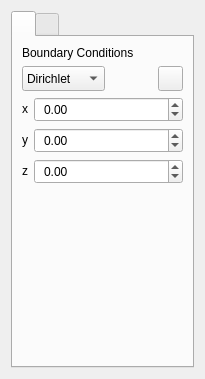
<?xml version="1.0" encoding="UTF-8"?>
<ui version="4.0">
 <class>PhysicsDockWidget</class>
 <widget class="QWidget" name="PhysicsDockWidget">
  <property name="geometry">
   <rect>
    <x>0</x>
    <y>0</y>
    <width>205</width>
    <height>379</height>
   </rect>
  </property>
  <property name="windowTitle">
   <string>Form</string>
  </property>
  <layout class="QVBoxLayout" name="verticalLayout">
   <item>
    <widget class="QTabWidget" name="tabWidget">
     <property name="currentIndex">
      <number>0</number>
     </property>
     <widget class="QWidget" name="tab">
      <attribute name="icon">
       <iconset resource="../CADWindow.qrc">
        <normaloff>:/cad_wind/figure/cad_wind/selected_bnd.png</normaloff>:/cad_wind/figure/cad_wind/selected_bnd.png</iconset>
      </attribute>
      <attribute name="title">
       <string/>
      </attribute>
      <layout class="QVBoxLayout" name="verticalLayout_2">
       <item>
        <widget class="QLabel" name="label_6">
         <property name="font">
          <font>
           <pointsize>9</pointsize>
          </font>
         </property>
         <property name="text">
          <string>Boundary Conditions</string>
         </property>
        </widget>
       </item>
       <item>
        <layout class="QHBoxLayout" name="horizontalLayout">
         <item>
          <widget class="QComboBox" name="comboBox">
           <property name="minimumSize">
            <size>
             <width>0</width>
             <height>25</height>
            </size>
           </property>
           <property name="maximumSize">
            <size>
             <width>16777215</width>
             <height>25</height>
            </size>
           </property>
           <property name="font">
            <font>
             <pointsize>9</pointsize>
            </font>
           </property>
           <item>
            <property name="text">
             <string>Dirichlet</string>
            </property>
           </item>
           <item>
            <property name="text">
             <string>Neumann</string>
            </property>
           </item>
          </widget>
         </item>
         <item>
          <spacer name="horizontalSpacer">
           <property name="orientation">
            <enum>Qt::Horizontal</enum>
           </property>
           <property name="sizeHint" stdset="0">
            <size>
             <width>40</width>
             <height>20</height>
            </size>
           </property>
          </spacer>
         </item>
         <item>
          <widget class="QPushButton" name="pushButton">
           <property name="minimumSize">
            <size>
             <width>25</width>
             <height>25</height>
            </size>
           </property>
           <property name="maximumSize">
            <size>
             <width>25</width>
             <height>25</height>
            </size>
           </property>
           <property name="text">
            <string/>
           </property>
           <property name="icon">
            <iconset resource="../CADWindow.qrc">
             <normaloff>:/cad_wind/figure/cad_wind/ok.png</normaloff>:/cad_wind/figure/cad_wind/ok.png</iconset>
           </property>
          </widget>
         </item>
        </layout>
       </item>
       <item>
        <layout class="QFormLayout" name="formLayout">
         <item row="0" column="1">
          <widget class="QDoubleSpinBox" name="doubleSpinBox">
           <property name="minimumSize">
            <size>
             <width>0</width>
             <height>25</height>
            </size>
           </property>
           <property name="maximumSize">
            <size>
             <width>16777215</width>
             <height>25</height>
            </size>
           </property>
           <property name="font">
            <font>
             <pointsize>9</pointsize>
            </font>
           </property>
           <property name="styleSheet">
            <string notr="true">padding-left:5px;</string>
           </property>
           <property name="minimum">
            <double>-99999.000000000000000</double>
           </property>
           <property name="maximum">
            <double>99999.000000000000000</double>
           </property>
          </widget>
         </item>
         <item row="0" column="0">
          <widget class="QLabel" name="label_3">
           <property name="font">
            <font>
             <pointsize>9</pointsize>
            </font>
           </property>
           <property name="text">
            <string>x</string>
           </property>
          </widget>
         </item>
         <item row="1" column="1">
          <widget class="QDoubleSpinBox" name="doubleSpinBox_2">
           <property name="minimumSize">
            <size>
             <width>0</width>
             <height>25</height>
            </size>
           </property>
           <property name="maximumSize">
            <size>
             <width>16777215</width>
             <height>25</height>
            </size>
           </property>
           <property name="font">
            <font>
             <pointsize>9</pointsize>
            </font>
           </property>
           <property name="styleSheet">
            <string notr="true">padding-left:5px;</string>
           </property>
           <property name="minimum">
            <double>-99999.000000000000000</double>
           </property>
           <property name="maximum">
            <double>99999.000000000000000</double>
           </property>
          </widget>
         </item>
         <item row="1" column="0">
          <widget class="QLabel" name="label_4">
           <property name="font">
            <font>
             <pointsize>9</pointsize>
            </font>
           </property>
           <property name="text">
            <string>y</string>
           </property>
          </widget>
         </item>
         <item row="2" column="1">
          <widget class="QDoubleSpinBox" name="doubleSpinBox_3">
           <property name="minimumSize">
            <size>
             <width>0</width>
             <height>25</height>
            </size>
           </property>
           <property name="maximumSize">
            <size>
             <width>16777215</width>
             <height>25</height>
            </size>
           </property>
           <property name="font">
            <font>
             <pointsize>9</pointsize>
            </font>
           </property>
           <property name="styleSheet">
            <string notr="true">padding-left:5px;</string>
           </property>
           <property name="minimum">
            <double>-99999.000000000000000</double>
           </property>
           <property name="maximum">
            <double>99999.000000000000000</double>
           </property>
          </widget>
         </item>
         <item row="2" column="0">
          <widget class="QLabel" name="label_5">
           <property name="font">
            <font>
             <pointsize>9</pointsize>
            </font>
           </property>
           <property name="text">
            <string>z</string>
           </property>
          </widget>
         </item>
        </layout>
       </item>
       <item>
        <spacer name="verticalSpacer">
         <property name="orientation">
          <enum>Qt::Vertical</enum>
         </property>
         <property name="sizeHint" stdset="0">
          <size>
           <width>20</width>
           <height>40</height>
          </size>
         </property>
        </spacer>
       </item>
      </layout>
     </widget>
     <widget class="QWidget" name="tab_2">
      <attribute name="icon">
       <iconset resource="../CADWindow.qrc">
        <normaloff>:/cad_wind/figure/cad_wind/selected_domain.png</normaloff>:/cad_wind/figure/cad_wind/selected_domain.png</iconset>
      </attribute>
      <attribute name="title">
       <string/>
      </attribute>
      <layout class="QVBoxLayout" name="verticalLayout_5">
       <item>
        <layout class="QVBoxLayout" name="verticalLayout_4">
         <item>
          <widget class="QLabel" name="label_7">
           <property name="font">
            <font>
             <pointsize>9</pointsize>
            </font>
           </property>
           <property name="text">
            <string>Materials</string>
           </property>
          </widget>
         </item>
         <item>
          <widget class="QLabel" name="label">
           <property name="font">
            <font>
             <pointsize>9</pointsize>
            </font>
           </property>
           <property name="text">
            <string>Young's Modulus</string>
           </property>
          </widget>
         </item>
         <item>
          <widget class="QDoubleSpinBox" name="doubleSpinBox_5">
           <property name="minimumSize">
            <size>
             <width>0</width>
             <height>25</height>
            </size>
           </property>
           <property name="font">
            <font>
             <pointsize>9</pointsize>
            </font>
           </property>
           <property name="styleSheet">
            <string notr="true">padding-left:5px;</string>
           </property>
          </widget>
         </item>
         <item>
          <widget class="QLabel" name="label_2">
           <property name="font">
            <font>
             <pointsize>9</pointsize>
            </font>
           </property>
           <property name="text">
            <string>Poisson Ratio</string>
           </property>
          </widget>
         </item>
         <item>
          <widget class="QDoubleSpinBox" name="doubleSpinBox_4">
           <property name="minimumSize">
            <size>
             <width>0</width>
             <height>25</height>
            </size>
           </property>
           <property name="font">
            <font>
             <pointsize>9</pointsize>
            </font>
           </property>
           <property name="styleSheet">
            <string notr="true">padding-left:5px;</string>
           </property>
          </widget>
         </item>
        </layout>
       </item>
       <item>
        <widget class="QLabel" name="label_8">
         <property name="font">
          <font>
           <pointsize>9</pointsize>
          </font>
         </property>
         <property name="text">
          <string>Initial Conditions</string>
         </property>
        </widget>
       </item>
       <item>
        <widget class="QDoubleSpinBox" name="doubleSpinBox_6">
         <property name="minimumSize">
          <size>
           <width>0</width>
           <height>25</height>
          </size>
         </property>
         <property name="font">
          <font>
           <pointsize>9</pointsize>
          </font>
         </property>
         <property name="styleSheet">
          <string notr="true">padding-left:5px;</string>
         </property>
        </widget>
       </item>
       <item>
        <widget class="QLabel" name="label_9">
         <property name="font">
          <font>
           <pointsize>9</pointsize>
          </font>
         </property>
         <property name="text">
          <string>Source</string>
         </property>
        </widget>
       </item>
       <item>
        <widget class="QDoubleSpinBox" name="doubleSpinBox_7">
         <property name="minimumSize">
          <size>
           <width>0</width>
           <height>25</height>
          </size>
         </property>
         <property name="font">
          <font>
           <pointsize>9</pointsize>
          </font>
         </property>
         <property name="styleSheet">
          <string notr="true">padding-left:5px;</string>
         </property>
        </widget>
       </item>
       <item>
        <widget class="Line" name="line_2">
         <property name="orientation">
          <enum>Qt::Vertical</enum>
         </property>
        </widget>
       </item>
       <item>
        <spacer name="verticalSpacer_2">
         <property name="orientation">
          <enum>Qt::Vertical</enum>
         </property>
         <property name="sizeHint" stdset="0">
          <size>
           <width>20</width>
           <height>40</height>
          </size>
         </property>
        </spacer>
       </item>
      </layout>
     </widget>
    </widget>
   </item>
  </layout>
 </widget>
 <resources>
  <include location="../CADWindow.qrc"/>
 </resources>
 <connections/>
</ui>
